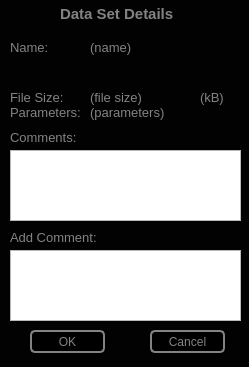
<?xml version="1.0" encoding="UTF-8"?>
<ui version="4.0">
 <class>Dialog</class>
 <widget class="QDialog" name="Dialog">
  <property name="geometry">
   <rect>
    <x>0</x>
    <y>0</y>
    <width>249</width>
    <height>367</height>
   </rect>
  </property>
  <property name="windowTitle">
   <string>Dataset Info</string>
  </property>
  <property name="styleSheet">
   <string notr="true">#Dialog{
	background-color: rgb(2, 2, 2);}</string>
  </property>
  <widget class="QLabel" name="dataSetName">
   <property name="geometry">
    <rect>
     <x>60</x>
     <y>5</y>
     <width>121</width>
     <height>18</height>
    </rect>
   </property>
   <property name="text">
    <string>&lt;html&gt;&lt;head/&gt;&lt;body&gt;&lt;p&gt;&lt;span style=&quot; font-size:11pt; font-weight:600; color:#838383;&quot;&gt;Data Set Details&lt;/span&gt;&lt;/p&gt;&lt;/body&gt;&lt;/html&gt;</string>
   </property>
  </widget>
  <widget class="QLabel" name="label_2">
   <property name="geometry">
    <rect>
     <x>10</x>
     <y>40</y>
     <width>38</width>
     <height>16</height>
    </rect>
   </property>
   <property name="text">
    <string>&lt;html&gt;&lt;head/&gt;&lt;body&gt;&lt;p&gt;&lt;span style=&quot; font-size:10pt; color:#838383;&quot;&gt;Name:&lt;/span&gt;&lt;/p&gt;&lt;/body&gt;&lt;/html&gt;</string>
   </property>
  </widget>
  <widget class="QLabel" name="label_3">
   <property name="geometry">
    <rect>
     <x>10</x>
     <y>105</y>
     <width>71</width>
     <height>16</height>
    </rect>
   </property>
   <property name="text">
    <string>&lt;html&gt;&lt;head/&gt;&lt;body&gt;&lt;p&gt;&lt;span style=&quot; font-size:10pt; color:#838383;&quot;&gt;Parameters:&lt;/span&gt;&lt;/p&gt;&lt;/body&gt;&lt;/html&gt;</string>
   </property>
  </widget>
  <widget class="QLabel" name="label_5">
   <property name="geometry">
    <rect>
     <x>10</x>
     <y>130</y>
     <width>66</width>
     <height>16</height>
    </rect>
   </property>
   <property name="text">
    <string>&lt;html&gt;&lt;head/&gt;&lt;body&gt;&lt;p&gt;&lt;span style=&quot; font-size:10pt; color:#838383;&quot;&gt;Comments:&lt;/span&gt;&lt;/p&gt;&lt;/body&gt;&lt;/html&gt;</string>
   </property>
  </widget>
  <widget class="QTextEdit" name="comments">
   <property name="geometry">
    <rect>
     <x>10</x>
     <y>250</y>
     <width>231</width>
     <height>71</height>
    </rect>
   </property>
  </widget>
  <widget class="QLabel" name="parameters">
   <property name="geometry">
    <rect>
     <x>90</x>
     <y>105</y>
     <width>151</width>
     <height>30</height>
    </rect>
   </property>
   <property name="font">
    <font>
     <pointsize>10</pointsize>
    </font>
   </property>
   <property name="text">
    <string>&lt;html&gt;&lt;head/&gt;&lt;body&gt;&lt;p&gt;&lt;span style=&quot; font-size:10pt; color:#838383;&quot;&gt;(parameters)&lt;/span&gt;&lt;/p&gt;&lt;/body&gt;&lt;/html&gt;</string>
   </property>
   <property name="alignment">
    <set>Qt::AlignLeading|Qt::AlignLeft|Qt::AlignTop</set>
   </property>
  </widget>
  <widget class="QLabel" name="name">
   <property name="geometry">
    <rect>
     <x>90</x>
     <y>40</y>
     <width>151</width>
     <height>35</height>
    </rect>
   </property>
   <property name="font">
    <font>
     <pointsize>10</pointsize>
    </font>
   </property>
   <property name="text">
    <string>&lt;html&gt;&lt;head/&gt;&lt;body&gt;&lt;p&gt;&lt;span style=&quot; font-size:10pt; color:#838383;&quot;&gt;(name)&lt;/span&gt;&lt;/p&gt;&lt;/body&gt;&lt;/html&gt;</string>
   </property>
   <property name="alignment">
    <set>Qt::AlignLeading|Qt::AlignLeft|Qt::AlignTop</set>
   </property>
  </widget>
  <widget class="QPushButton" name="ok">
   <property name="geometry">
    <rect>
     <x>30</x>
     <y>330</y>
     <width>75</width>
     <height>23</height>
    </rect>
   </property>
   <property name="styleSheet">
    <string notr="true">QPushButton:pressed#ok{
color: rgb(0,0,0);
background-color:rgb(131,131,131);
border: 1px solid rgb(0,0,0);
border-radius: 5px
}

QPushButton#ok{
color: rgb(131,131,131);
background-color:rgb(0,0,0);
border: 2px solid  rgb(131,131,131);
border-radius: 5px
}</string>
   </property>
   <property name="text">
    <string>OK</string>
   </property>
  </widget>
  <widget class="QPushButton" name="cancel">
   <property name="geometry">
    <rect>
     <x>150</x>
     <y>330</y>
     <width>75</width>
     <height>23</height>
    </rect>
   </property>
   <property name="styleSheet">
    <string notr="true">QPushButton:pressed#cancel{
color: rgb(0,0,0);
background-color:rgb(131,131,131);
border: 1px solid rgb(0,0,0);
border-radius: 5px
}

QPushButton#cancel{
color: rgb(131,131,131);
background-color:rgb(0,0,0);
border: 2px solid  rgb(131,131,131);
border-radius: 5px
}</string>
   </property>
   <property name="text">
    <string>Cancel</string>
   </property>
  </widget>
  <widget class="QLabel" name="label">
   <property name="geometry">
    <rect>
     <x>10</x>
     <y>230</y>
     <width>86</width>
     <height>16</height>
    </rect>
   </property>
   <property name="text">
    <string>&lt;html&gt;&lt;head/&gt;&lt;body&gt;&lt;p&gt;&lt;span style=&quot; font-size:10pt; color:#838383;&quot;&gt;Add Comment:&lt;/span&gt;&lt;/p&gt;&lt;/body&gt;&lt;/html&gt;</string>
   </property>
  </widget>
  <widget class="QTextEdit" name="currentComs">
   <property name="geometry">
    <rect>
     <x>10</x>
     <y>150</y>
     <width>231</width>
     <height>71</height>
    </rect>
   </property>
  </widget>
  <widget class="QLabel" name="label_4">
   <property name="geometry">
    <rect>
     <x>10</x>
     <y>90</y>
     <width>53</width>
     <height>16</height>
    </rect>
   </property>
   <property name="text">
    <string>&lt;html&gt;&lt;head/&gt;&lt;body&gt;&lt;p&gt;&lt;span style=&quot; font-size:10pt; color:#838383;&quot;&gt;File Size:&lt;/span&gt;&lt;/p&gt;&lt;/body&gt;&lt;/html&gt;</string>
   </property>
  </widget>
  <widget class="QLabel" name="fileSize">
   <property name="geometry">
    <rect>
     <x>90</x>
     <y>90</y>
     <width>53</width>
     <height>16</height>
    </rect>
   </property>
   <property name="text">
    <string>&lt;html&gt;&lt;head/&gt;&lt;body&gt;&lt;p&gt;&lt;span style=&quot; font-size:10pt; color:#838383;&quot;&gt;(file size)&lt;/span&gt;&lt;/p&gt;&lt;/body&gt;&lt;/html&gt;</string>
   </property>
  </widget>
  <widget class="QLabel" name="label_6">
   <property name="geometry">
    <rect>
     <x>200</x>
     <y>90</y>
     <width>23</width>
     <height>16</height>
    </rect>
   </property>
   <property name="text">
    <string>&lt;html&gt;&lt;head/&gt;&lt;body&gt;&lt;p&gt;&lt;span style=&quot; font-size:10pt; color:#838383;&quot;&gt;(kB)&lt;/span&gt;&lt;/p&gt;&lt;/body&gt;&lt;/html&gt;</string>
   </property>
  </widget>
 </widget>
 <resources/>
 <connections/>
</ui>
